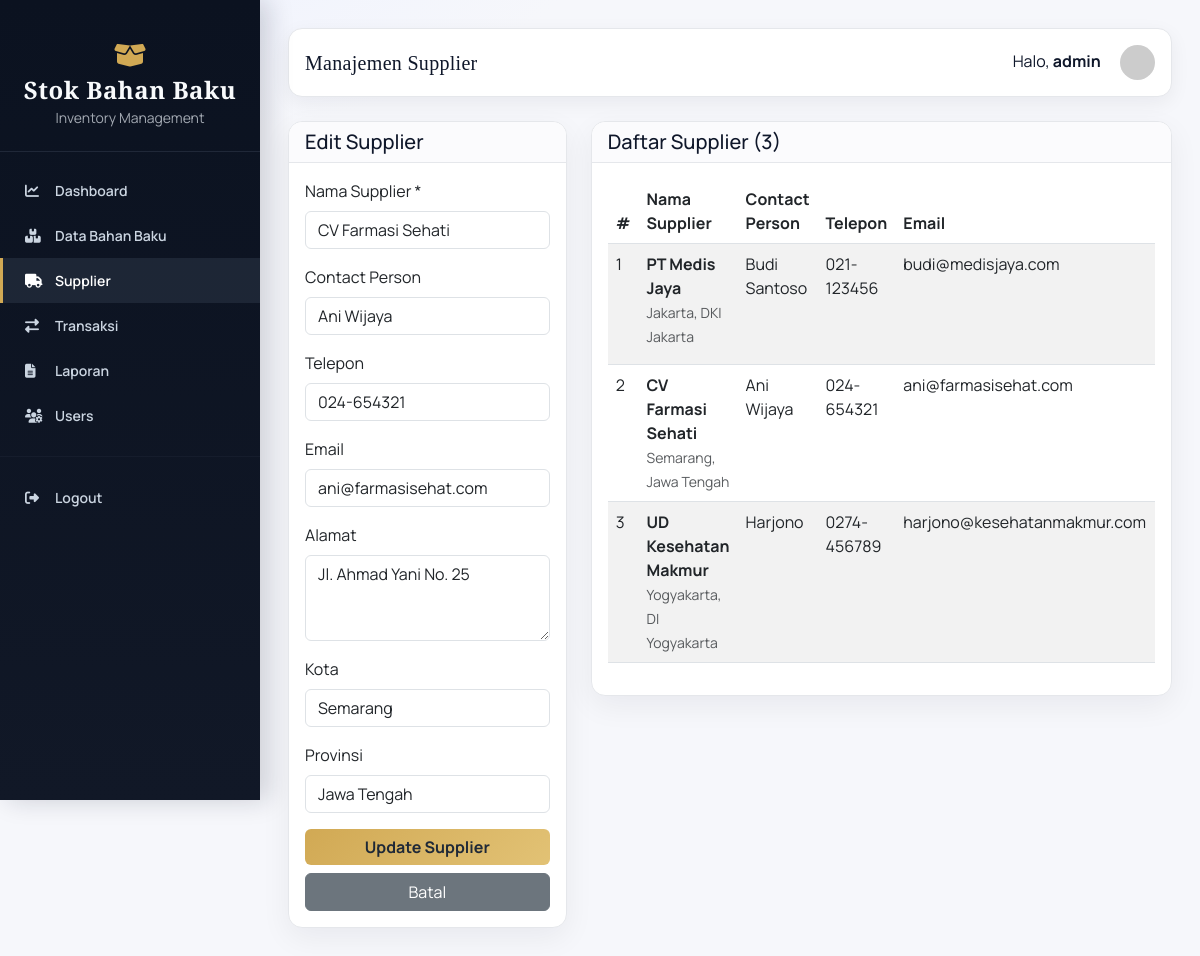
Screenshot of /pages/supplier.php?action=edit&id=2 (signed in) with the database file from the repository.
### tables this page shows
CREATE TABLE IF NOT EXISTS supplier (
    id INT PRIMARY KEY AUTO_INCREMENT,
    nama_supplier VARCHAR(100) NOT NULL,
    contact_person VARCHAR(100),
    telepon VARCHAR(15),
    email VARCHAR(100),
    alamat TEXT,
    kota VARCHAR(50),
    provinsi VARCHAR(50),
    created_at TIMESTAMP DEFAULT CURRENT_TIMESTAMP,
    updated_at TIMESTAMP DEFAULT CURRENT_TIMESTAMP ON UPDATE CURRENT_TIMESTAMP
);

### pages/supplier.php (the view, shortened to what this page needs)
<?php
include '../includes/header.php';
$action = $_POST['action'] ?? ($_GET['action'] ?? '');
$id = isset($_GET['id']) ? (int)$_GET['id'] : 0;
$edit_data = null;
if ($action == 'edit' && $id > 0) {
    $result = $conn->query("SELECT * FROM supplier WHERE id = $id");
    if ($result->num_rows > 0) {
        $edit_data = $result->fetch_assoc();
    }
}
$suppliers = $conn->query("SELECT * FROM supplier ORDER BY created_at DESC");
?>
<div class="row">
    <div class="col-md-4">
        <div class="card">
            <div class="card-header">
                <h5 class="mb-0">
                    <?php echo ($action == 'edit' && $edit_data) ? 'Edit Supplier' : 'Tambah Supplier Baru'; ?>
                </h5>
            </div>
            <div class="card-body">
                <form method="POST">
                    <div class="mb-3">
                        <label for="nama_supplier" class="form-label">Nama Supplier *</label>
                        <input type="text" class="form-control" id="nama_supplier" name="nama_supplier"
                               value="<?php echo $edit_data ? $edit_data['nama_supplier'] : ''; ?>" required>
                    </div>
                    <div class="mb-3">
                        <label for="contact_person" class="form-label">Contact Person</label>
                        <input type="text" class="form-control" id="contact_person" name="contact_person"
                               value="<?php echo $edit_data ? $edit_data['contact_person'] : ''; ?>">
                    </div>
                    <div class="mb-3">
                        <label for="telepon" class="form-label">Telepon</label>
                        <input type="tel" class="form-control" id="telepon" name="telepon"
                               value="<?php echo $edit_data ? $edit_data['telepon'] : ''; ?>">
                    </div>
                    <div class="mb-3">
                        <label for="email" class="form-label">Email</label>
                        <input type="email" class="form-control" id="email" name="email"
                               value="<?php echo $edit_data ? $edit_data['email'] : ''; ?>">
                    </div>
                    <div class="mb-3">
                        <label for="alamat" class="form-label">Alamat</label>
                        <textarea class="form-control" id="alamat" name="alamat" rows="3"><?php echo $edit_data ? $edit_data['alamat'] : ''; ?></textarea>
                    </div>
                    <div class="mb-3">
                        <label for="kota" class="form-label">Kota</label>
                        <input type="text" class="form-control" id="kota" name="kota"
                               value="<?php echo $edit_data ? $edit_data['kota'] : ''; ?>">
                    </div>
                    <div class="mb-3">
                        <label for="provinsi" class="form-label">Provinsi</label>
                        <input type="text" class="form-control" id="provinsi" name="provinsi"
                               value="<?php echo $edit_data ? $edit_data['provinsi'] : ''; ?>">
                    </div>
                    <button type="submit" class="btn btn-primary w-100">
                        <?php echo ($action == 'edit' && $edit_data) ? 'Update Supplier' : 'Simpan Supplier'; ?>
                    </button>
                    <?php if ($action == 'edit' && $edit_data): ?>
                        <a href="supplier.php" class="btn btn-secondary w-100 mt-2">Batal</a>
                    <?php endif; ?>
                </form>
            </div>
        </div>
    </div>
    <div class="col-md-8">
        <div class="card">
            <div class="card-header">
                <h5 class="mb-0">Daftar Supplier (<?php echo $suppliers->num_rows; ?>)</h5>
            </div>
            <div class="card-body">
                <?php if ($suppliers->num_rows > 0): ?>
                    <div class="table-responsive">
                        <table class="table table-striped table-hover">
                            <thead>
                                <tr>
                                    <th>#</th>
                                    <th>Nama Supplier</th>
                                    <th>Contact Person</th>
                                    <th>Telepon</th>
                                    <th>Email</th>
                                </tr>
                            </thead>
                            <tbody>
                                <?php
                                $no = 1;
                                $suppliers->data_seek(0);
                                while ($row = $suppliers->fetch_assoc()):
                                ?>
                                    <tr>
                                        <td><?php echo $no++; ?></td>
                                        <td>
                                            <strong><?php echo $row['nama_supplier']; ?></strong>
                                            <br>
                                            <small class="text-muted"><?php echo $row['kota'] . ', ' . $row['provinsi']; ?></small>
                                        </td>
                                        <td><?php echo $row['contact_person']; ?></td>
                                        <td><?php echo $row['telepon']; ?></td>
                                        <td><?php echo $row['email']; ?></td>
                                    </tr>
                                <?php endwhile; ?>
                            </tbody>
                        </table>
                    </div>
                <?php else: ?>
                    <p class="text-center text-muted">Tidak ada data supplier</p>
                <?php endif; ?>
            </div>
        </div>
    </div>
</div>
<?php include '../includes/footer.php'; ?>

### includes/header.php (style rules this page uses)
:root { --bg: #f6f7fb; --ink: #0f172a; --muted: #6b7280; --sidebar: #0b1220; --sidebar-2: #111827; --accent: #d1a954; --accent-2: #4f46e5; --card: #ffffff; --border: #e5e7eb; }
body { background: radial-gradient(1200px 600px at 10% -10%, #eef2ff 0, #f6f7fb 40%, #f6f7fb 100%); color: var(--ink); font-family: "Manrope", sans-serif; }
.card { background: var(--card); border: 1px solid var(--border); border-radius: 14px; box-shadow: 0 10px 30px rgba(15, 23, 42, 0.06); margin-bottom: 22px; }
.card-header { background: #fbfbfd; color: var(--ink); border-radius: 14px 14px 0 0 !important; border: none; border-bottom: 1px solid var(--border); font-weight: 700; }
.btn-primary { background: linear-gradient(135deg, var(--accent) 0%, #e2c275 100%); border: none; color: #1f2937; font-weight: 700; }
.table thead { background-color: #f3f4f6; }

### rows the page displays
supplier: nama_supplier "CV Farmasi Sehati", contact_person "Ani Wijaya", telepon "024-654321", email "ani@farmasisehat.com", alamat "Jl. Ahmad Yani No. 25", kota "Semarang", provinsi "Jawa Tengah"
supplier: nama_supplier "PT Medis Jaya", kota "Jakarta", provinsi "DKI Jakarta", contact_person "Budi Santoso", telepon "021-123456", email "budi@medisjaya.com"
supplier: nama_supplier "UD Kesehatan Makmur", kota "Yogyakarta", provinsi "DI Yogyakarta", contact_person "Harjono", telepon "0274-456789", email "harjono@kesehatanmakmur.com"

### other values shown
$page_title "Manajemen Supplier"
$_SESSION['username'] "admin"
$suppliers->num_rows "3"
